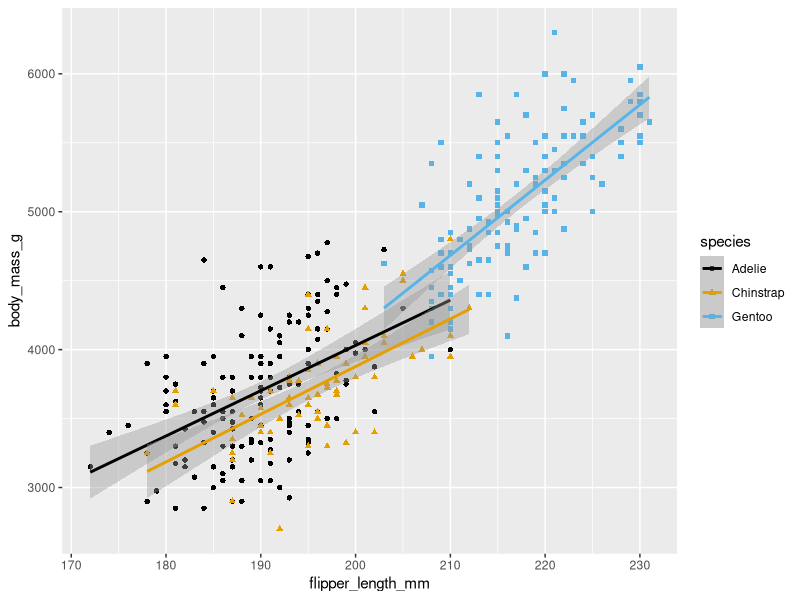
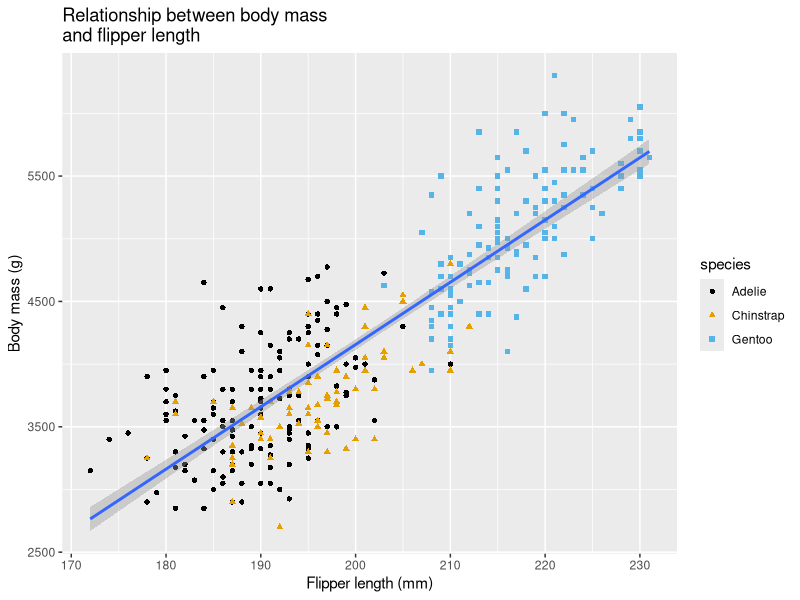
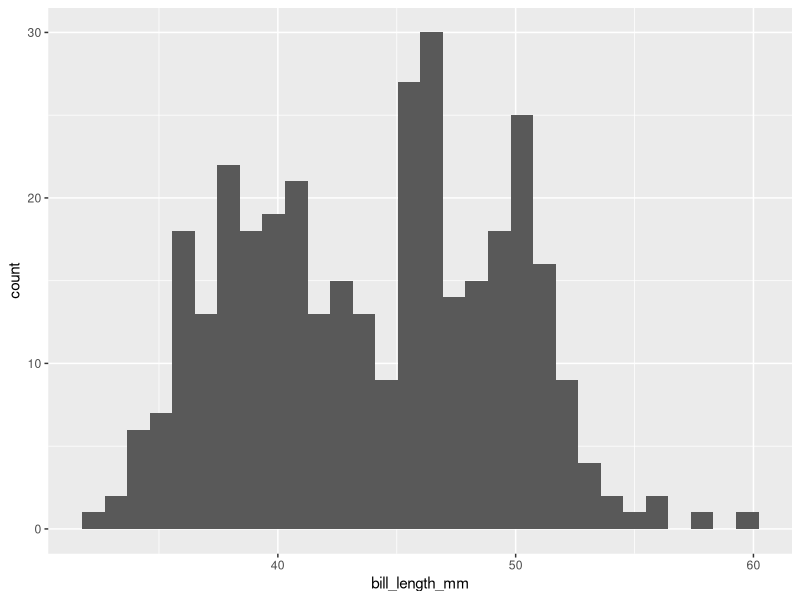
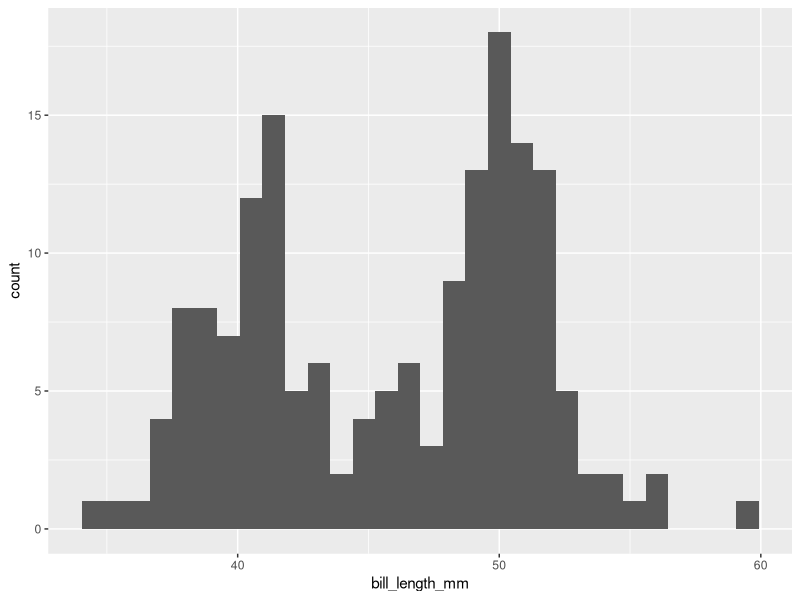
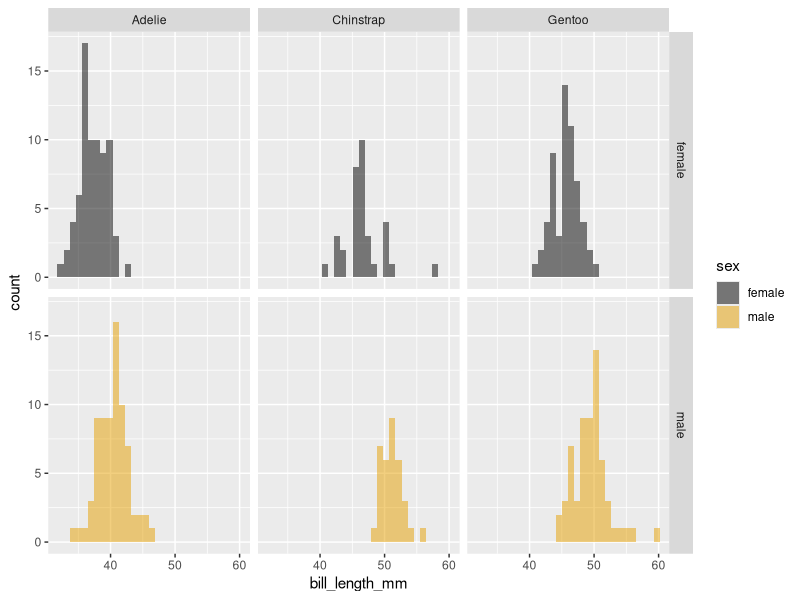
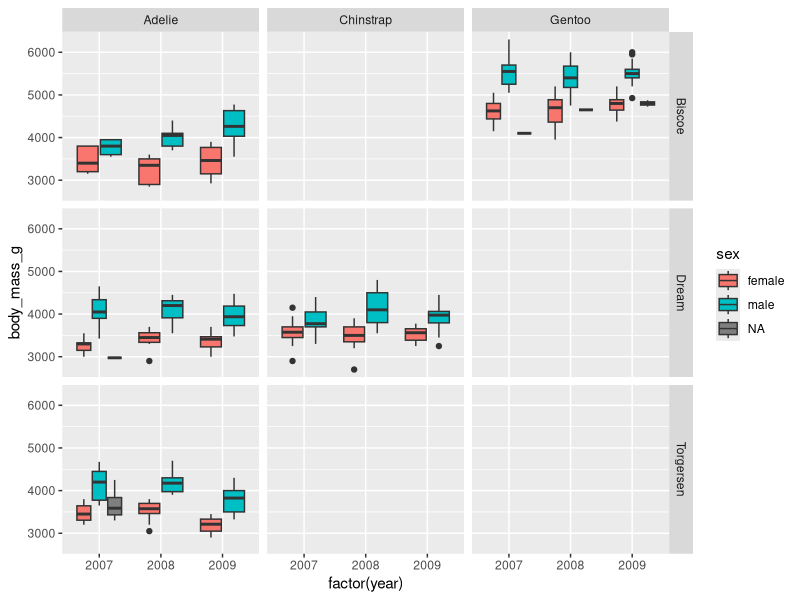
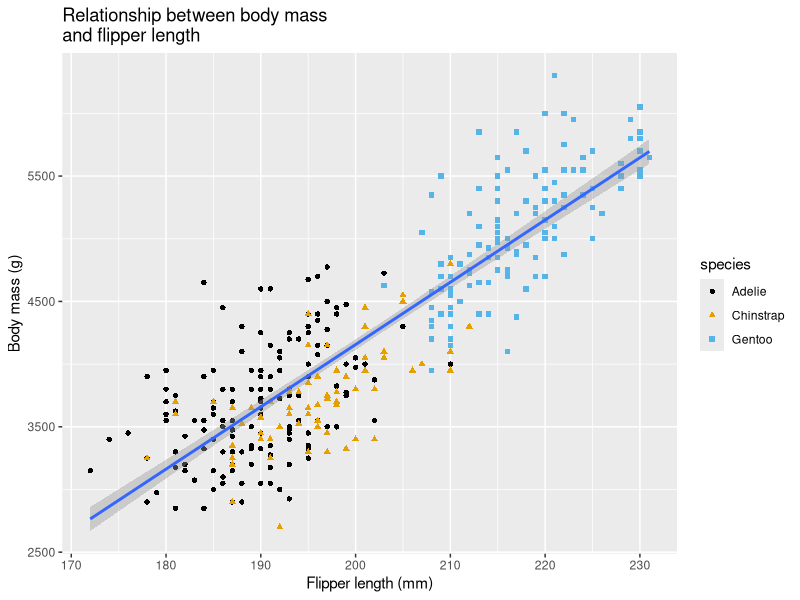

The R source for these figures, in order:
library(tidyverse)
library(palmerpenguins)
library(ggthemes)

# show all the columns
glimpse(penguins)

# Extract the island column
penguins[ , "island" ]

# Extract multiple columns
penguins[ , c("species","island")]

# Extract the second observation
penguins[ 2 , c("species","island")]

# you can use numbers to refer to columns
penguins[2,2]

# Create plot
ggplot(data = penguins, 
       mapping = aes(x = flipper_length_mm,
                                      y = body_mass_g, 
                                      color = species,
                                      shape = species)) +
  geom_point() + 
  scale_color_colorblind() + 
  geom_smooth(method = "lm")


# Create plot
ggplot(data = penguins) +
  geom_point(mapping = aes(x = flipper_length_mm,
                           y = body_mass_g, 
                           color = species,
                           shape = species)) + 
  geom_smooth(mapping = aes(x = flipper_length_mm,
                            y = body_mass_g), method = "lm") +
  scale_color_colorblind() + 
  xlab("Flipper length (mm)") +
  ylab("Body mass (g)") + 
  ggtitle("Relationship between body mass\nand flipper length")

ggsave(filename = "penguin-plot.pdf")

# plot distribution of bill length for all data
ggplot(data = penguins, mapping = aes(x = bill_length_mm)) +
  geom_histogram()

# plot distribution of bill length for males 
male_penguins <- penguins %>% filter(sex == "male")
ggplot(data = male_penguins, mapping = aes(x = bill_length_mm)) +
  geom_histogram()

# plot distribution of bill length for males and females comparing between species
ggplot(data = penguins %>% filter(!is.na(sex)),
       mapping = aes(x = bill_length_mm, fill = sex)) +
  scale_fill_colorblind() + 
  geom_histogram(position = "identity", alpha = 0.5) + 
  facet_grid(sex ~ species)

# Boxplot comparing body mass across different years by sex and species
ggplot(data = penguins, mapping = aes(x = factor(year), y = body_mass_g, fill = sex)) + 
  geom_boxplot() + 
  facet_grid(island ~ species)


